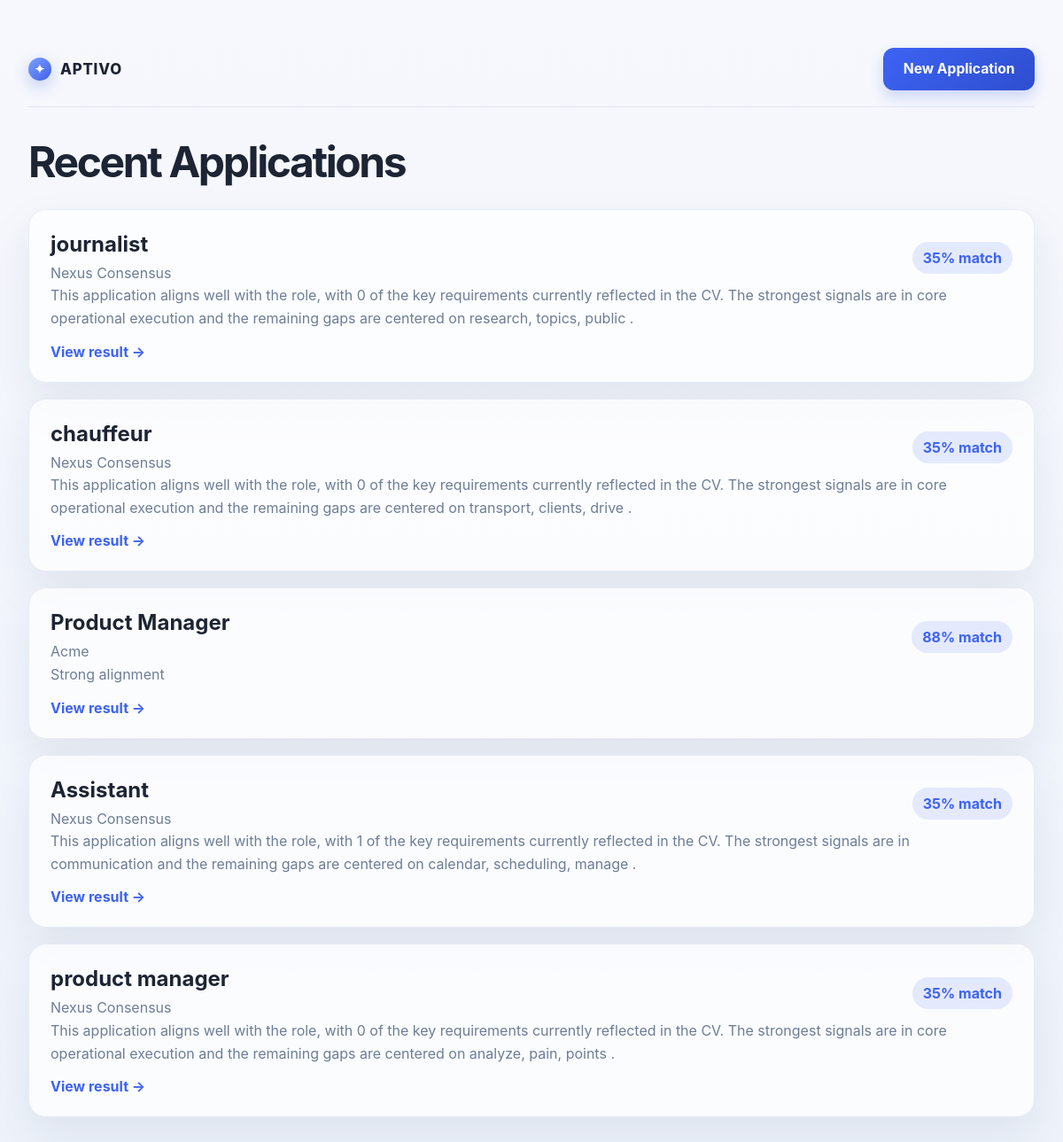
Page /dashboard on the earlier database version.
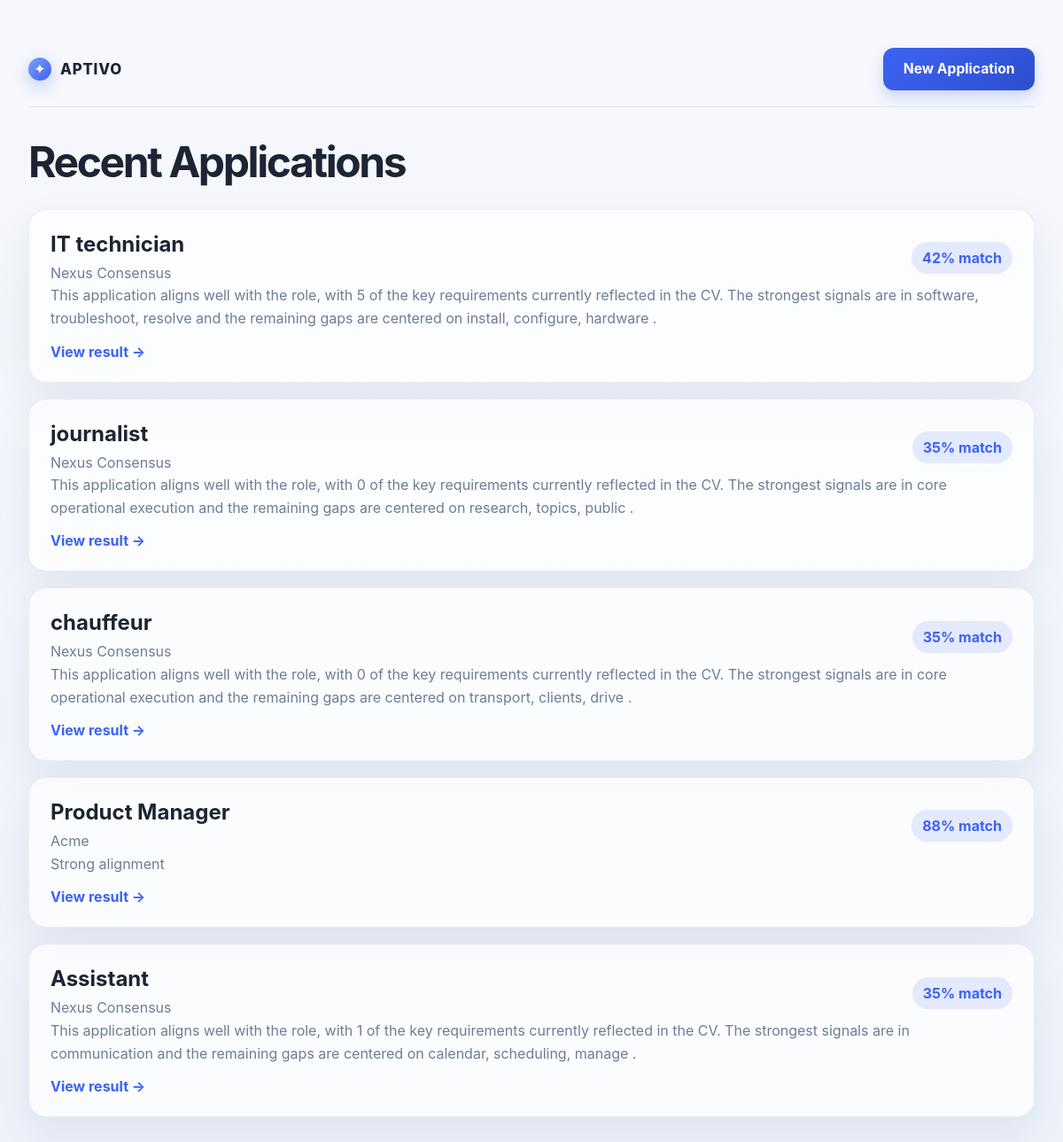
Same page on the later database version.
### tables this page shows
CREATE TABLE applications (
                id INTEGER PRIMARY KEY AUTOINCREMENT,
                company TEXT,
                role TEXT,
                job_description TEXT,
                cv_text TEXT,
                cover_letter TEXT,
                match_score INTEGER,
                summary TEXT,
                strengths TEXT,
                gaps TEXT,
                created_at TIMESTAMP DEFAULT CURRENT_TIMESTAMP
            , tailored_cv TEXT);

### app.py (the view)
@app.route("/dashboard")
def dashboard():
    with get_db_connection() as conn:
        rows = conn.execute(
            "SELECT * FROM applications ORDER BY id DESC LIMIT 5"
        ).fetchall()
    return render_template("dashboard.html", applications=rows)

### app.py (called while the page is built)
def get_db_connection():
    conn = sqlite3.connect("applications.db")
    conn.row_factory = sqlite3.Row
    return conn

### templates/dashboard.html (shortened to what this page needs)
<!DOCTYPE html>
<html lang="en">
  <head>
    <link rel="stylesheet" href="{{ url_for('static', filename='style.css') }}" />
  </head>
  <body class="dashboard-page">
    <div class="dashboard-shell">
      <header class="topbar dark-row">
        <div class="brand-wrap">
          <span class="brand-mark">✦</span>
          <span class="brand-name">APTIVO</span>
        </div>
        <div class="header-actions">
          <a class="primary-button" href="{{ url_for('application') }}">New Application</a>
        </div>
      </header>
      <main class="dashboard-main">
        <h1>Recent Applications</h1>
        {% if applications %}
          <div class="application-list">
            {% for app in applications %}
              <article class="app-card">
                <div class="app-head">
                  <div>
                    <h2>{{ app["role"] }}</h2>
                    <p>{{ app["company"] }}</p>
                  </div>
                  <span class="chip">{{ app["match_score"] }}% match</span>
                </div>
                <p class="app-summary">{{ app["summary"] }}</p>
                <a href="{{ url_for('result', application_id=app['id']) }}" class="text-link">View result →</a>
              </article>
            {% endfor %}
          </div>
        {% else %}
          <div class="empty-state">
            <h2>No saved applications yet.</h2>
            <p>Start with your first job application and let the system tailor the answer.</p>
          </div>
        {% endif %}
      </main>
    </div>
  </body>
</html>

### static/style.css (style rules this page uses)
:root { --bg-page: #f3f6fb; --bg-surface: #ffffff; --bg-soft: #edf3ff; --primary: #3d63f3; --primary-dark: #2e4ecf; --primary-soft: rgba(61, 99, 243, 0.12); --text: #1d2433; --muted: #6d7d96; --line: #dfe7f7; --success-bg: rgba(101, 193, 119, 0.08); --success-text: #1f8d53; --shadow: 0 22px 52px rgba(22, 34, 72, 0.08); }
* { box-sizing: border-box; }
html, body { margin: 0; min-height: 100%; font-family: Inter, "Segoe UI", sans-serif; background: linear-gradient(180deg, #f6f8fd 0%, #eef3fb 100%); color: var(--text); }
a { text-decoration: none; color: inherit; }
body { min-height: 100vh; }
.page-shell, .wizard-shell, .dashboard-shell, .result-shell { max-width: 1280px; margin: 0 auto; padding: 24px 32px 48px; }
.topbar { display: flex; align-items: center; justify-content: space-between; padding: 18px 0 12px; }
.brand-wrap { display: flex; align-items: center; gap: 10px; font-weight: 800; letter-spacing: 0.05em; }
.brand-mark { display: inline-flex; align-items: center; justify-content: center; width: 26px; height: 26px; border-radius: 50%; background: linear-gradient(135deg, #7aa3ff 0%, #425ee8 100%); color: white; font-size: 14px; box-shadow: 0 6px 18px rgba(54, 90, 214, 0.28); }
.brand-name { font-size: 1.05rem; }
.header-actions { display: flex; align-items: center; gap: 14px; }
.link-button, .primary-button, .secondary-button, .upload-button, .text-link { display: inline-flex; align-items: center; justify-content: center; border-radius: 12px; transition: all 0.2s ease; }
.primary-button, .secondary-button { cursor: pointer; border: none; font-weight: 700; font-size: 0.98rem; padding: 0.9rem 1.4rem; }
.primary-button { background: linear-gradient(135deg, var(--primary) 0%, var(--primary-dark) 100%); color: white; box-shadow: 0 8px 16px rgba(70, 95, 223, 0.22); }
.score-card p, .info-row span, .app-summary, .empty-state p, .app-card p { color: var(--muted); line-height: 1.6; }
.dashboard-page { padding-top: 12px; }
.dark-row { border-bottom: 1px solid rgba(121, 138, 188, 0.15); padding-bottom: 18px; }
.dashboard-main { padding-top: 32px; }
.dashboard-main h1 { margin: 0 0 24px; font-size: clamp(2rem, 4vw, 3rem); letter-spacing: -0.05em; }
.application-list { display: grid; gap: 18px; }
.app-card { background: rgba(255, 255, 255, 0.72); border: 1px solid rgba(117, 140, 196, 0.15); border-radius: 20px; box-shadow: var(--shadow); padding: 24px; }
.app-head { display: flex; align-items: center; justify-content: space-between; gap: 14px; }
.app-card h2 { margin: 0 0 6px; }
.app-card p { margin: 0; }
.chip { display: inline-flex; align-items: center; justify-content: center; padding: 8px 12px; border-radius: 999px; font-weight: 700; background: rgba(61, 99, 243, 0.12); color: var(--primary); }
.text-link { display: inline-flex; margin-top: 14px; color: var(--primary); font-weight: 700; }

Differences in the rows shown:
no longer on this page (row unchanged): applications: role "product manager", company "Nexus Consensus", match_score "35", summary "This application aligns well with the role, with 0 of the key requirements currently reflected in the CV. The strongest signals are in core operational execution and the remaining gaps are centered on analyze, pain, points ."
added applications: role "IT technician", company "Nexus Consensus", match_score "42", summary "This application aligns well with the role, with 5 of the key requirements currently reflected in the CV. The strongest signals are in software, troubleshoot, resolve and the remaining gaps are centered on install, configure, hardware ."
